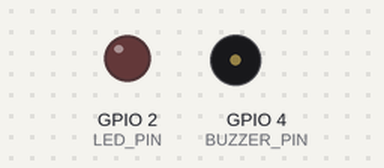
Bench run of a program on a simulated ESP32. Parts: output pins drawn as LEDs (lit = HIGH), buzzer (waves = sounding, pin HIGH). Random numbers use the default seed unless the program sets one; what the program prints to the serial monitor is not drawn.

Above: at 0.05 s.
Timing chart, 0 to 6.9 s (numbered marks = the images above):
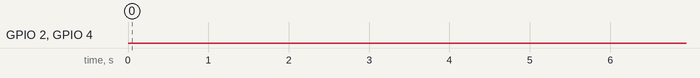

The program:

main.cpp
```cpp
#include <Arduino.h>

#define LED_PIN 2
#define BUZZER_PIN 4

struct Vehicle {
  String vehicleID;
  String driverID;
  float latitude;
  float longitude;
};

Vehicle fleet[] = {

  {"TRUCK_101", "DRIVER_01", 19.9975, 73.7898},
  {"TRUCK_102", "DRIVER_02", 19.9980, 73.7903},
  {"BUS_201",   "DRIVER_03", 19.9990, 73.7910},
  {"VAN_301",   "DRIVER_04", 20.0000, 73.7920}

};

const int vehicleCount =
  sizeof(fleet) / sizeof(fleet[0]);

void setup() {

  Serial.begin(115200);

  pinMode(LED_PIN, OUTPUT);
  pinMode(BUZZER_PIN, OUTPUT);

  Serial.println("================================");
  Serial.println("SMART FLEET TRACKING SYSTEM");
  Serial.println("4 VEHICLES CONNECTED");
  Serial.println("================================");
}

void loop() {

  for (int i = 0; i < vehicleCount; i++) {

    fleet[i].latitude += random(1, 6) * 0.0001;
    fleet[i].longitude += random(1, 6) * 0.0001;

    int speed = random(20, 90);

    String ignition = "ON";

    String status = "SAFE";

    if (fleet[i].latitude > 20.0020) {
      status = "GEOFENCE_ALERT";
    }

    if (fleet[i].latitude > 20.0050) {

      status = "THEFT_ALERT";

      digitalWrite(LED_PIN, HIGH);
      digitalWrite(BUZZER_PIN, HIGH);

    } else {

      digitalWrite(LED_PIN, LOW);
      digitalWrite(BUZZER_PIN, LOW);
    }

    Serial.print(fleet[i].vehicleID);
    Serial.print(",");

    Serial.print(fleet[i].driverID);
    Serial.print(",");

    Serial.print(fleet[i].latitude, 6);
    Serial.print(",");

    Serial.print(fleet[i].longitude, 6);
    Serial.print(",");

    Serial.print(speed);
    Serial.print(",");

    Serial.print(ignition);
    Serial.print(",");

    Serial.println(status);
  }

  Serial.println("--------------------------------");

  delay(3000);
}
```
